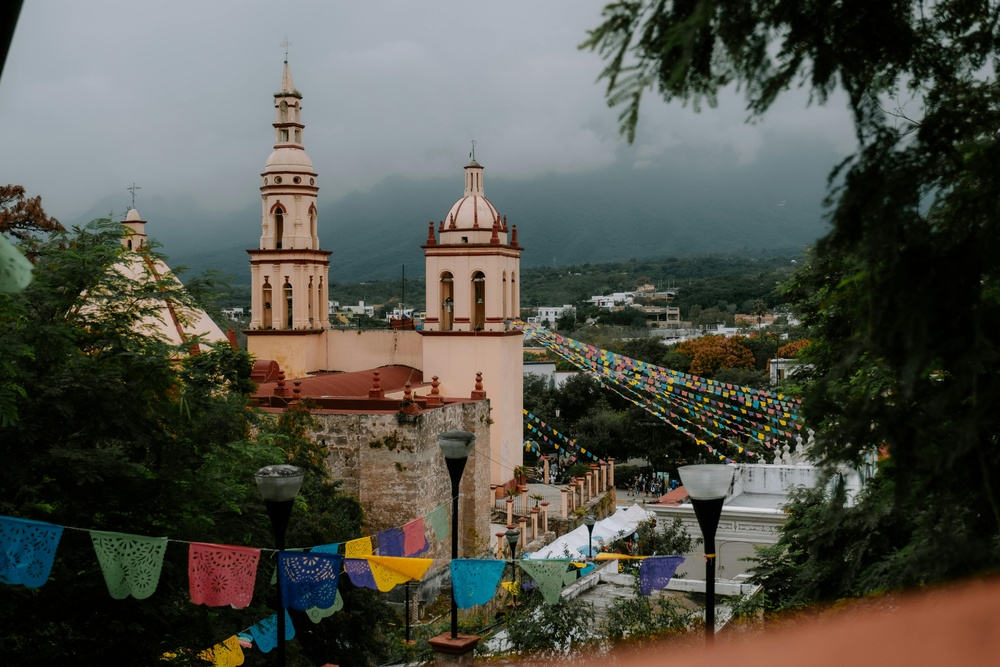
#> input picture pexels-eugeniofr-30005297.jpg, 1000 x 667 px, shrunk from 6144 x 4096 before the run, found by its file name
$ python flip1.py
#> lines starting #> are read from the running program, lines starting #| are printed output that depends on the picture
import cv2

image = cv2.imread("/home/shoarya/Desktop/open-cv/pexels-eugeniofr-30005297.jpg")
#> image is the input picture: shape (667, 1000, 3); mean B, G, R 73.9, 82.2, 81.8

if image is None:
    print("Image not Found")
else:
    print("Image found successfully")
    fliped =cv2.flip(image,1)
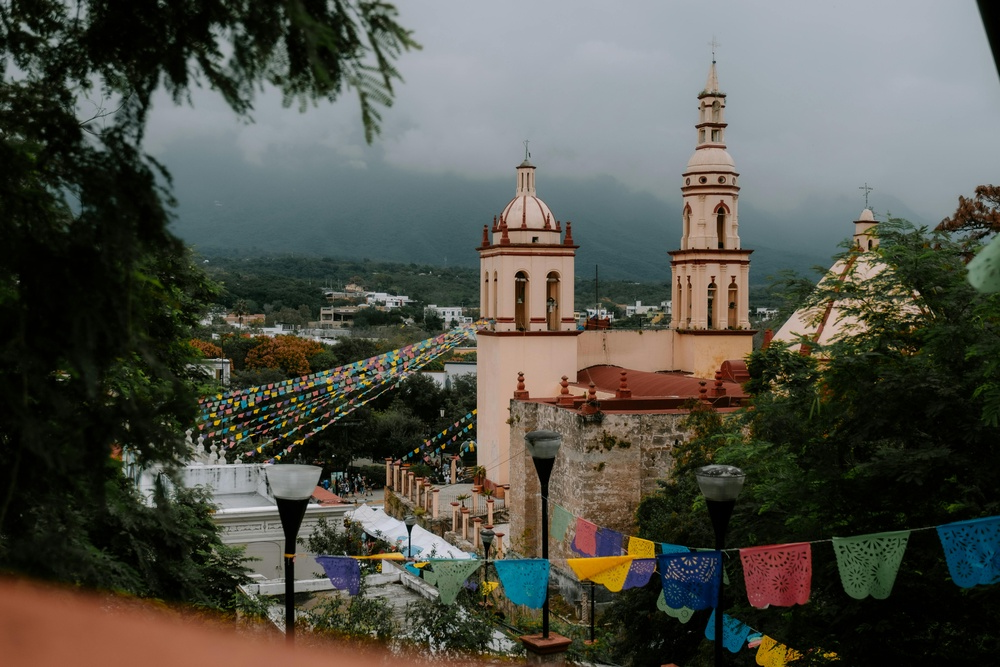
#> fliped: shape (667, 1000, 3); mean B, G, R 73.9, 82.2, 81.8
    cv2.imwrite("fliped.jpg",fliped)
